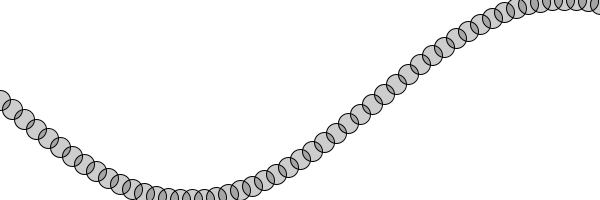
Frame 1 (no input)
Frame 60 (the mouse pressed at the canvas centre just before this capture): identical to frame 1, image omitted
Frame 120 (the mouse held since frame 60 and released just before this capture): identical to frame 1, image omitted

The Processing sketch that drew this single still picture (run headless with seeded random() and noise(); from frame 60 on, the mouse is pressed at the canvas centre):

// Processing sketch: dynamicWaveUC
// ── dynamicWaveUC.pde
float startAngle = 0;
float angleVel = 0.1;

void setup() {
  size(600, 200);
}

void draw() {
  background(255);
  
  float angle = startAngle;
  
  for(int x = 0; x <= width; x+=12) {
    float y = map(sin(angle), -1, 1, 0, height);
    stroke(0);
    fill(0, 50);
    ellipse(x, y, 20, 20);
    angle += angleVel;
  }
}
